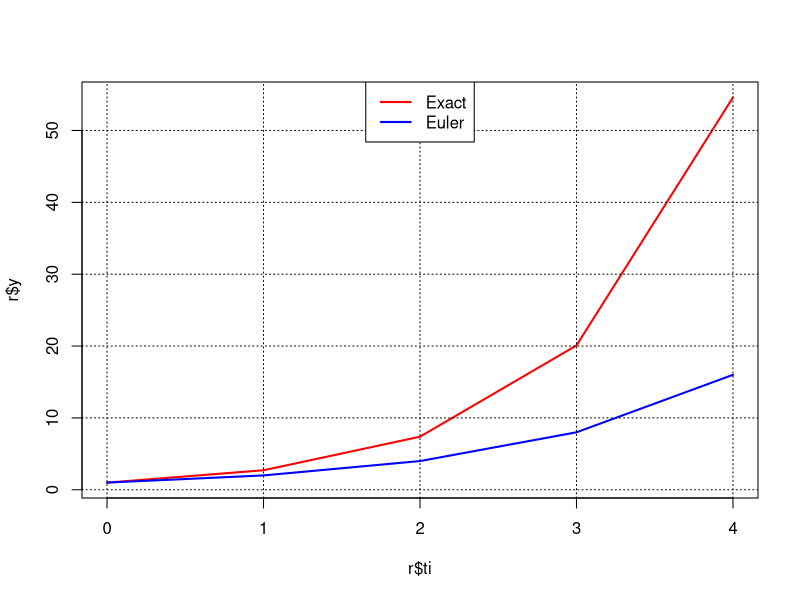

This chart was generated by the following R code:
# Implementation of Euler's method

f <- function(ti,y) y

# INITIAL VALUES:
t0 <- 0
y0 <- 1
h  <- 1
tn <- 4

# Euler's method: function definition
Euler <- function(t0, y0, h, tn, dy.dt) {
  # dy.dt: derivative function
  
  # t sequence:
  tt <- seq(t0, tn, by=h)
  # table with as many rows as tt elements:
  tbl <- data.frame(ti=tt)
  tbl$yi <- y0 # Initializes yi with y0
  tbl$Dy.dt[1] <- dy.dt(tbl$ti[1],y0) # derivative
  for (i in 2:nrow(tbl)) {
    tbl$yi[i] <- tbl$yi[i-1] + h*tbl$Dy.dt[i-1]
    # For next iteration:
    tbl$Dy.dt[i] <- dy.dt(tbl$ti[i],tbl$yi[i])
  }
  return(tbl)
}

# Euler's method: function application
r <- Euler(t0, y0, h, tn, f)
rownames(r) <- 0:(nrow(r)-1) # to coincide with index n

# Exact solution for this case: y = exp(t)
#       added as an additional column to r
r$y <- exp(r$ti)

# TABLE with results:
print(r)

plot(r$ti, r$y, type="l", col="red", lwd=2)
lines(r$ti, r$yi, col="blue", lwd=2)
grid(col="black")
legend("top",  legend = c("Exact", "Euler"), lwd=2,  col = c("red", "blue"))